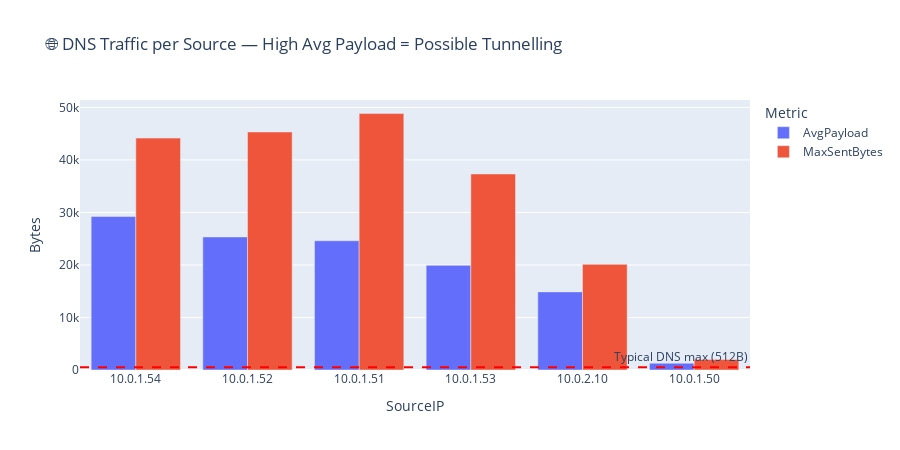

Notebook cell for this chart:
### Markdown cell above
## 🌐 Step 8: DNS Tunneling Analysis

DNS sessions with **anomalous byte counts** — DNS tunnels push data through oversized DNS payloads.

### 🎯 What to Look For:
- Average sent bytes per DNS session **> 512 bytes** (typical DNS max)
- High query counts from a single source
- Multiple distinct DNS destinations

> **🚨 Security Insight**: Legitimate DNS queries are small (< 512 bytes). Large payloads suggest data exfiltration via DNS tunnelling.

### Code cell
# ── DNS tunneling: flag sources with abnormally large DNS payloads ────────
df_dns = (
    df_paloalto
    .filter(
        (F.col("DestinationPort") == 53) |
        (F.lower(F.col("ApplicationProtocol")).contains("dns"))
    )
    .groupBy("SourceIP")
    .agg(
        F.count("*").alias("QueryCount"),
        F.sum("SentBytes").alias("TotalBytesSent"),
        F.sum("ReceivedBytes").alias("TotalBytesRecv"),
        F.avg("SentBytes").alias("AvgSentBytes"),
        F.max("SentBytes").alias("MaxSentBytes"),
        F.countDistinct("DestinationIP").alias("DistinctDests"),
    )
    .withColumn("AvgPayload", F.round("AvgSentBytes", 0))
    .filter(F.col("QueryCount") >= 3)
    .orderBy(F.desc("AvgPayload"))
    .toPandas()
)

if len(df_dns) > 0:
    fig = px.bar(
        df_dns,
        x="SourceIP",
        y=["AvgPayload", "MaxSentBytes"],
        barmode="group",
        title="🌐 DNS Traffic per Source — High Avg Payload = Possible Tunnelling",
        labels={"value": "Bytes", "variable": "Metric"},
    )
    fig.add_hline(y=512, line_dash="dash", line_color="red",
                  annotation_text="Typical DNS max (512B)")
    fig.update_layout(width=900, height=450)
    fig.show()
    print(f"📊 {len(df_dns)} source(s) with DNS traffic")
else:
    print("ℹ️ No DNS traffic found in the current time window.")

### Figure 1 — Plotly figure (JSON) as saved in the notebook; plotly's stock layout.template omitted (floating-point values rounded to 4 significant figures)
{"data": [{"alignmentgroup": "True", "hovertemplate": "Metric=AvgPayload<br>SourceIP=%{x}<br>Bytes=%{y}<extra></extra>", "legendgroup": "AvgPayload", "marker": {"color": "#636efa", "pattern": {"shape": ""}}, "name": "AvgPayload", "offsetgroup": "AvgPayload", "orientation": "v", "showlegend": true, "textposition": "auto", "type": "bar", "x": ["10.0.1.54", "10.0.1.52", "10.0.1.51", "10.0.1.53", "10.0.2.10", "10.0.1.50"], "xaxis": "x", "y": [29230, 25341, 24616, 19929, 14875, 1286], "yaxis": "y"}, {"alignmentgroup": "True", "hovertemplate": "Metric=MaxSentBytes<br>SourceIP=%{x}<br>Bytes=%{y}<extra></extra>", "legendgroup": "MaxSentBytes", "marker": {"color": "#EF553B", "pattern": {"shape": ""}}, "name": "MaxSentBytes", "offsetgroup": "MaxSentBytes", "orientation": "v", "showlegend": true, "textposition": "auto", "type": "bar", "x": ["10.0.1.54", "10.0.1.52", "10.0.1.51", "10.0.1.53", "10.0.2.10", "10.0.1.50"], "xaxis": "x", "y": [44165, 45332, 48849, 37340, 20117, 1988], "yaxis": "y"}], "layout": {"annotations": [{"showarrow": false, "text": "Typical DNS max (512B)", "x": 1, "xanchor": "right", "xref": "x domain", "y": 512, "yanchor": "bottom", "yref": "y"}], "barmode": "group", "height": 450, "legend": {"title": {"text": "Metric"}, "tracegroupgap": 0}, "shapes": [{"line": {"color": "red", "dash": "dash"}, "type": "line", "x0": 0, "x1": 1, "xref": "x domain", "y0": 512, "y1": 512, "yref": "y"}], "title": {"text": "🌐 DNS Traffic per Source — High Avg Payload = Possible Tunnelling"}, "width": 900, "xaxis": {"anchor": "y", "domain": [0, 1], "title": {"text": "SourceIP"}}, "yaxis": {"anchor": "x", "domain": [0, 1], "title": {"text": "Bytes"}}}}
